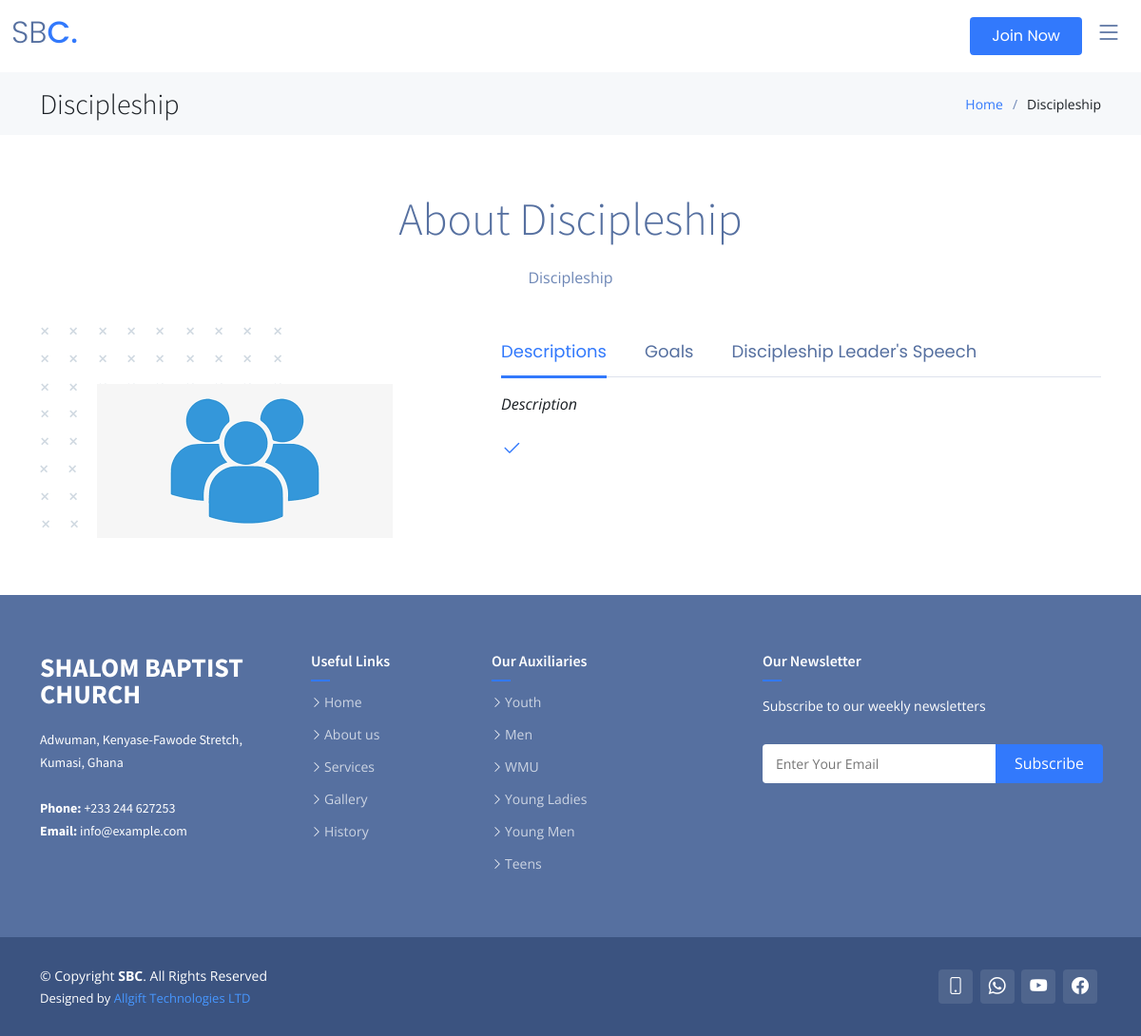
The app's page /min_details/1/, older data.
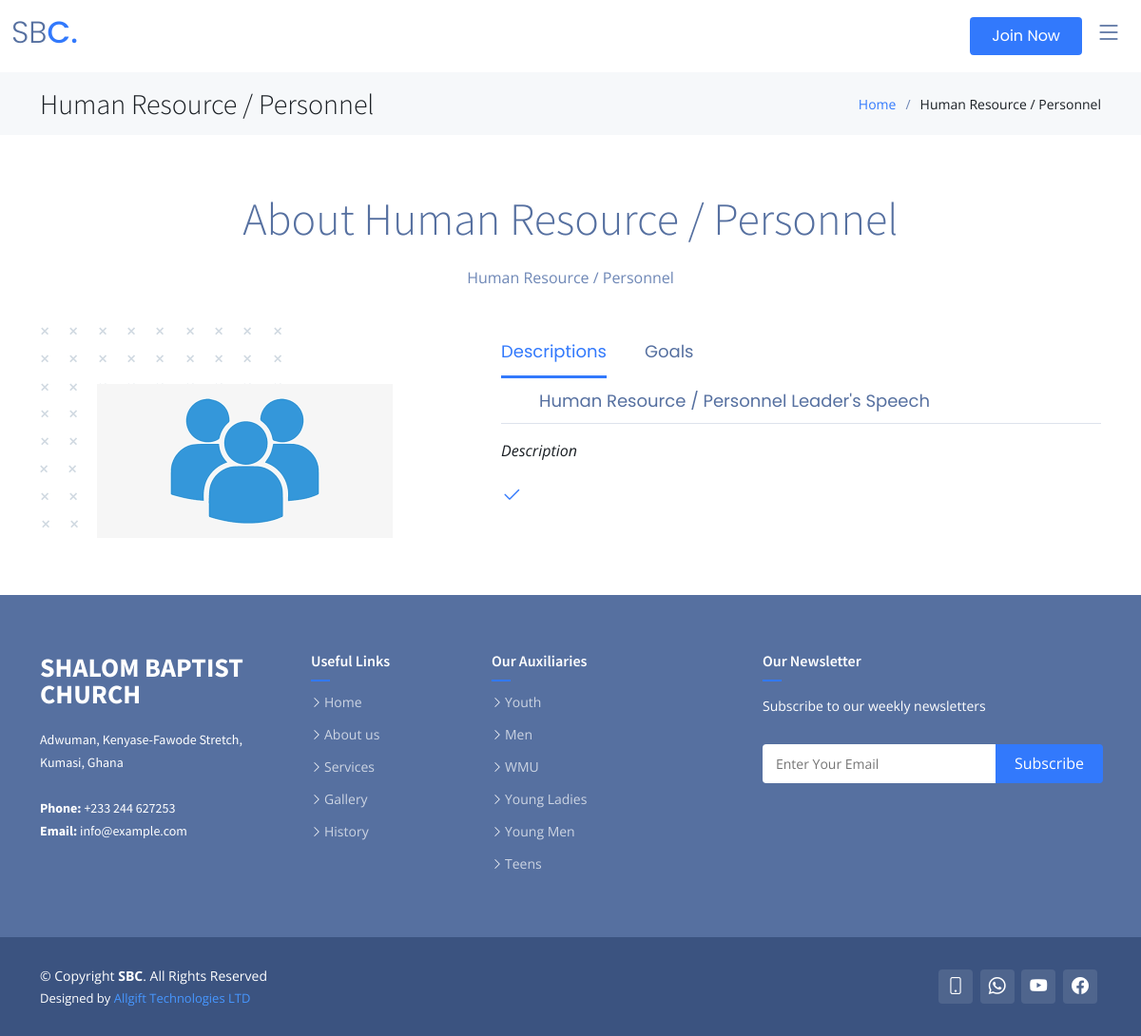
The same page, newer data.
### core/models.py (models this page shows, shortened)
class Ministries(models.Model):
    name = models.CharField(max_length=255)
    goal = models.CharField(max_length=255, blank=True, null=True)
    description = models.TextField(blank=True, null=True)
    speech = models.TextField(blank=True, null=True)
    image = models.ImageField(default='group.png', upload_to='ministries')
    def get_absolute_url(self):
        return reverse('min_details', args=[str(self.id)])

### core/views.py (the view)
# urls.py: path('min_details/<int:id>/', views.min_details, name='min_details'),
def min_details(request, id):
    ministry = Ministries.objects.get(id=id)
    auxiliaries = Auxiliaries.objects.all()
    families = Family.objects.all()
    ministries = Ministries.objects.all()
    context = {
        'ministry': ministry,
        'auxiliaries': auxiliaries,
        'families': families,
        'ministries': ministries,
    }
    return render(request, 'core/ministry_detail.html', context)

### core/models.py (called while the page is built)
    def get_absolute_url(self):
        return reverse('family_details', args=[str(self.id)])

    def get_absolute_url(self):
        return reverse('aux_details', args=[str(self.id)])

### templates/core/ministry_detail.html (shortened to what this page needs)
{% extends 'base.html' %}
{% load static %}
{% load crispy_forms_tags %}
{% block content %}
    <div class="breadcrumbs">
      <div class="container">
        <div class="d-flex justify-content-between align-items-center">
          <h2>{{ministry.name}}</h2>
          <ol>
            <li><a href="{% url 'home' %}">Home</a></li>
            <li>{{ministry.name}}</li>
          </ol>
        </div>
      </div>
    </div>
    <section class="inner-page about" id="about">
      <div class="container" data-aos="fade-up">
        <div class="section-header">
          <h2>About {{ministry.name}}</h2>
          <p>{{ministry.name}}</p>
        </div>
        <div class="row g-4 g-lg-5" data-aos="fade-up" data-aos-delay="200">
          <div class="col-lg-5">
            <div class="about-img">
              <img src="{{ministry.image.url}}" class="img-fluid" alt="">
            </div>
          </div>
          <div class="col-lg-7">
            <ul class="nav nav-pills mb-3">
              <li><a class="nav-link active" data-bs-toggle="pill" href="#tab1">Descriptions</a></li>
              <li><a class="nav-link" data-bs-toggle="pill" href="#tab2">Goals</a></li>
              <li><a class="nav-link" data-bs-toggle="pill" href="#tab3">{{ministry.name}} Leader's Speech</a></li>
            </ul>
            <div class="tab-content">
              <div class="tab-pane fade show active" id="tab1">
                <p class="fst-italic">Description</p>
                <div class="d-flex align-items-center mt-4">
                  <i class="bi bi-check2"></i>
                </div>
              </div>
            </div>
          </div>
        </div>
      </div>
    </section>
{% endblock content %}

Row changes from the older to the newer data that the page shows:
changed Ministries: name "Discipleship" → "Human Resource / Personnel"
